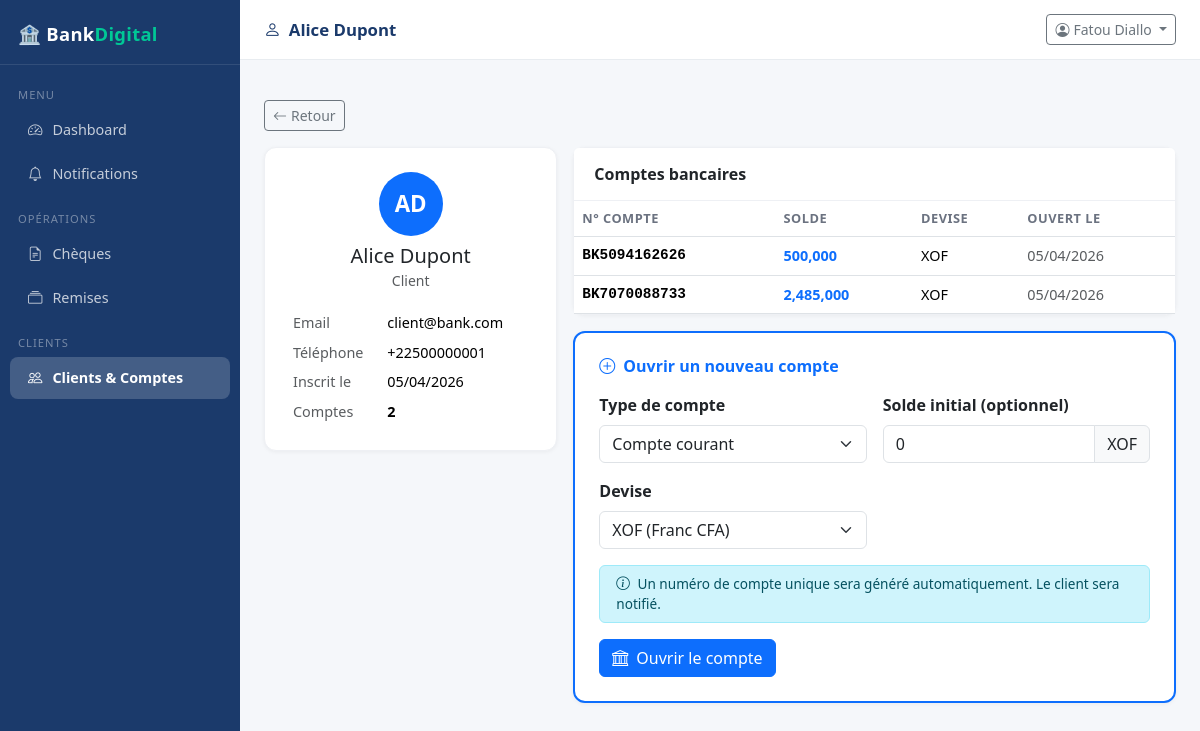
The app's page /gestionnaire/clients/1 (signed in) with its own data.
### app/models.py (models this page shows, shortened)
class Utilisateur(db.Model):
    __tablename__ = "utilisateurs"
    id = db.Column(db.Integer, primary_key=True)
    nom = db.Column(db.String(100), nullable=False)
    prenom = db.Column(db.String(100), nullable=False)
    email = db.Column(db.String(150), unique=True, nullable=False)
    telephone = db.Column(db.String(20), unique=True)
    password_hash = db.Column(db.String(255), nullable=False)
    role = db.Column(db.Enum(RoleEnum), default=RoleEnum.client, nullable=False)
    signature_path = db.Column(db.String(255))   # signature digitale
    otp_secret = db.Column(db.String(32))
    actif = db.Column(db.Boolean, default=True)
    created_at = db.Column(db.DateTime, default=datetime.utcnow)
    comptes = db.relationship("Compte", backref="proprietaire", lazy=True)
    logs = db.relationship("Log", backref="utilisateur", lazy=True)

class Compte(db.Model):
    __tablename__ = "comptes"
    id = db.Column(db.Integer, primary_key=True)
    numero = db.Column(db.String(20), unique=True, nullable=False)
    type = db.Column(db.Enum(TypeCompte), default=TypeCompte.courant, nullable=False)
    solde = db.Column(db.Numeric(15, 2), default=0.00)
    devise = db.Column(db.String(5), default="XOF")
    utilisateur_id = db.Column(db.Integer, db.ForeignKey("utilisateurs.id"), nullable=False)
    created_at = db.Column(db.DateTime, default=datetime.utcnow)
    transactions_emises = db.relationship("Transaction", foreign_keys="Transaction.compte_source_id", backref="compte_source", lazy=True)
    transactions_recues = db.relationship("Transaction", foreign_keys="Transaction.compte_dest_id", backref="compte_dest", lazy=True)

### app/web/gestionnaire.py (the view)
@gestionnaire_bp.route("/clients/<int:client_id>")
@login_required_web(roles=["gestionnaire"])
def detail_client(client_id):
    client = Utilisateur.query.get_or_404(client_id)
    comptes = Compte.query.filter_by(utilisateur_id=client_id).all()
    return render_template("gestionnaire/detail_client.html", client=client, comptes=comptes)

### app/templates/gestionnaire/detail_client.html (shortened to what this page needs)
{% extends "base.html" %}
{% block page_title %}<i class="bi bi-person me-2"></i>{{ client.prenom }} {{ client.nom }}{% endblock %}
{% block sidebar %}
<div class="sidebar">
  <div class="brand">🏦 Bank<span>Digital</span></div>
  <nav class="mt-2">
    <div class="nav-section">Menu</div>
    <a href="{{ url_for('gestionnaire.dashboard') }}"><i class="bi bi-speedometer2"></i>Dashboard</a>
    <a href="{{ url_for('gestionnaire.notifications') }}"><i class="bi bi-bell"></i>Notifications</a>
    <div class="nav-section">Opérations</div>
    <a href="{{ url_for('gestionnaire.cheques') }}"><i class="bi bi-file-earmark-text"></i>Chèques</a>
    <a href="{{ url_for('gestionnaire.remises') }}"><i class="bi bi-collection"></i>Remises</a>
    <div class="nav-section">Clients</div>
    <a href="{{ url_for('gestionnaire.clients') }}" class="active"><i class="bi bi-people"></i>Clients & Comptes</a>
  </nav>
</div>
{% endblock %}
{% block content %}
<div class="mb-3">
  <a href="{{ url_for('gestionnaire.clients') }}" class="btn btn-outline-secondary btn-sm">
    <i class="bi bi-arrow-left me-1"></i>Retour
  </a>
</div>
<div class="row g-3">
  <div class="col-lg-4">
    <div class="card p-4">
      <div class="text-center mb-3">
        <div class="rounded-circle bg-primary d-inline-flex align-items-center justify-content-center text-white fw-bold"
             style="width:64px;height:64px;font-size:1.4rem">
          {{ client.prenom[0] }}{{ client.nom[0] }}
        </div>
        <h5 class="mt-2 mb-0">{{ client.prenom }} {{ client.nom }}</h5>
        <span class="text-muted small">Client</span>
      </div>
      <table class="table table-borderless table-sm mb-0">
        <tr><td class="text-muted">Email</td><td>{{ client.email }}</td></tr>
        <tr><td class="text-muted">Téléphone</td><td>{{ client.telephone or '—' }}</td></tr>
        <tr><td class="text-muted">Inscrit le</td><td>{{ client.created_at.strftime('%d/%m/%Y') }}</td></tr>
        <tr><td class="text-muted">Comptes</td><td><strong>{{ comptes|length }}</strong></td></tr>
      </table>
    </div>
  </div>
  <div class="col-lg-8">
    <div class="card mb-3">
      <div class="card-header">Comptes bancaires</div>
      {% if comptes %}
      <div class="table-responsive">
        <table class="table table-hover mb-0">
          <thead><tr><th>N° Compte</th><th>Solde</th><th>Devise</th><th>Ouvert le</th></tr></thead>
          <tbody>
            {% for c in comptes %}
            <tr>
              <td class="fw-semibold font-monospace">{{ c.numero }}</td>
              <td class="fw-bold text-primary">{{ "{:,.0f}".format(c.solde) }}</td>
              <td>{{ c.devise }}</td>
              <td class="text-muted small">{{ c.created_at.strftime('%d/%m/%Y') }}</td>
            </tr>
            {% endfor %}
          </tbody>
        </table>
      </div>
      {% else %}
      <div class="p-4 text-center text-muted">
        <i class="bi bi-credit-card fs-2 d-block mb-2"></i>
        Ce client n'a pas encore de compte bancaire.
      </div>
      {% endif %}
    </div>
    <div class="card p-4 border-primary" style="border-width:2px !important">
      <h6 class="fw-bold text-primary mb-3">
        <i class="bi bi-plus-circle me-2"></i>Ouvrir un nouveau compte
      </h6>
      <form method="POST" action="{{ url_for('gestionnaire.creer_compte', client_id=client.id) }}">
        <div class="row g-3">
          <div class="col-md-6">
            <label class="form-label fw-semibold">Type de compte</label>
            <select name="type_compte" class="form-select">
              <option value="courant" selected>Compte courant</option>
            </select>
          </div>
          <div class="col-md-6">
            <label class="form-label fw-semibold">Solde initial (optionnel)</label>
            <div class="input-group">
              <input type="number" name="solde_initial" class="form-control" value="0" min="0" step="1000">
              <span class="input-group-text">XOF</span>
            </div>
          </div>
          <div class="col-md-6">
            <label class="form-label fw-semibold">Devise</label>
            <select name="devise" class="form-select">
              <option value="XOF" selected>XOF (Franc CFA)</option>
            </select>
          </div>
          <div class="col-12">
            <div class="alert alert-info py-2 mb-0" style="font-size:.85rem">
              <i class="bi bi-info-circle me-1"></i>
              Un numéro de compte unique sera généré automatiquement. Le client sera notifié.
            </div>
          </div>
          <div class="col-12">
            <button type="submit" class="btn btn-primary"
                    onclick="return confirm('Confirmer l\'ouverture du compte pour {{ client.prenom }} {{ client.nom }} ?')">
              <i class="bi bi-bank me-2"></i>Ouvrir le compte
            </button>
          </div>
        </div>
      </form>
    </div>
  </div>
</div>
{% endblock %}

### app/templates/base.html (style rules this page uses)
:root { --primary: #1B3A6B; --primary-light: #2D5FA6; --accent: #00C896; --bg: #F5F7FA; --sidebar-w: 240px; }
body { background: var(--bg); font-family: 'Segoe UI', sans-serif; }
.sidebar { width: var(--sidebar-w); min-width: var(--sidebar-w); min-height: 100vh; background: var(--primary); position: sticky; top: 0; height: 100vh; overflow-y: auto; }
.sidebar .brand { padding: 20px 18px 16px; font-size: 1.15rem; font-weight: 700; color: #fff; border-bottom: 1px solid rgba(255,255,255,.1); letter-spacing: .3px; }
.sidebar .brand span { color: var(--accent); }
.sidebar nav a { display: flex; align-items: center; gap: 10px; color: rgba(255,255,255,.75); text-decoration: none; padding: 10px 18px; border-radius: 8px; margin: 2px 10px; font-size: .9rem; transition: all .15s; }
.sidebar nav a.active { background: rgba(255,255,255,.18); color: #fff; font-weight: 600; }
.sidebar nav .nav-section { font-size: .7rem; text-transform: uppercase; letter-spacing: 1px; color: rgba(255,255,255,.4); padding: 14px 18px 4px; }
.card { border: 1px solid #eef0f4; border-radius: 12px; box-shadow: 0 1px 4px rgba(0,0,0,.05); }
.card-header { background: #fff; border-bottom: 1px solid #eef0f4; font-weight: 600; padding: 14px 20px; }
.table th { font-size: .8rem; text-transform: uppercase; letter-spacing: .5px; color: #6B7280; font-weight: 600; }
.table td { vertical-align: middle; font-size: .9rem; }

### records on screen
Utilisateur: prenom "Alice", nom "Dupont", prenom "A", nom "D", email "client@bank.com", telephone "+22500000001", created_at "05/04/2026"
Compte: numero "BK5094162626", solde "500,000", devise "XOF", created_at "05/04/2026"
Compte: numero "BK7070088733", solde "2,485,000", devise "XOF", created_at "05/04/2026"

### other values on screen
{{ session.get('user_nom', 'Utilisateur') }} "Fatou Diallo"
{{ comptes|length }} "2"
